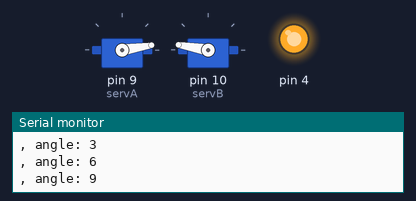
A sketch run on a simulated Arduino Uno, built with avr-gcc and run on an emulated ATmega328P. On the bench: 2 × servo, output pins drawn as LEDs (lit = HIGH), the last lines printed to the serial monitor.

Above: at 0.05 s.
At 0.35 s:
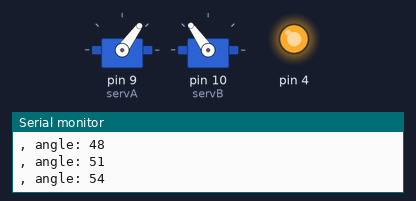
At 0.65 s:
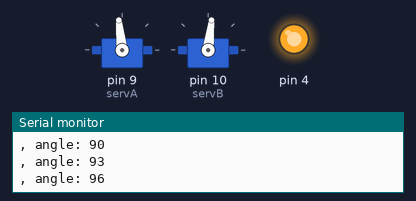
At 1.25 s:
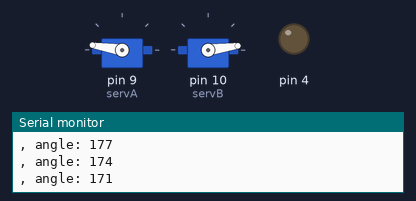
At 1.8 s:
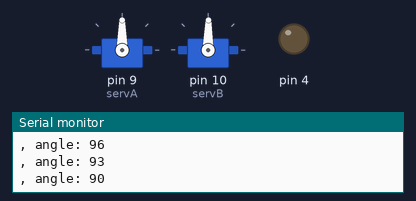
At 2.4 s:
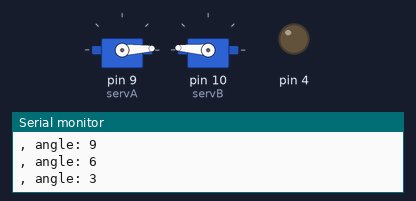
Timing chart, 0 to 5.6 s (numbered marks = the images above):
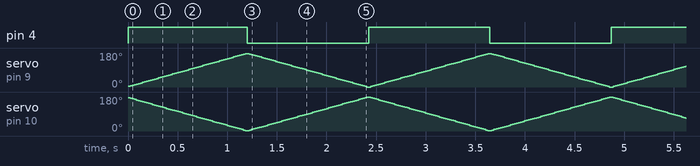

The sketch:

MisServo.ino
```cpp
// Moving servo left and right, worked.
// include the servo library
#include <Servo.h>

Servo servA;  // create a servo object
Servo servB;

int angle=0;   // variable to hold the angle for the servo motor
int dir = 3;
int led=4;

void setup() {
  servA.attach(9); // attaches the servo on pin 9 to the servo object
  servB.attach(10); // attaches the servo on pin 9 to the servo object
  Serial.begin(9600); // open a serial connection to your computer
  pinMode(4, OUTPUT);
}

void loop() {
  angle = angle+dir;

  if (angle > 179 || angle<0) {
    dir = -dir;
    angle += dir;
  }
  Serial.print(", angle: ");
  Serial.println(angle);

  // set the servo position
  servA.write(angle);
  servB.write(179 - angle);

  // wait for the servo to get there
  if (dir>0) {
    digitalWrite(4, HIGH);    // turn the LED off by making the voltage LOW
  } else {
    digitalWrite(4, LOW);   // turn the LED on (HIGH is the voltage level)
  }
  delay(20);
}
```

Measured:
- by itself, pin 4: alternates HIGH for 1.2 s and LOW for 1.2 s
